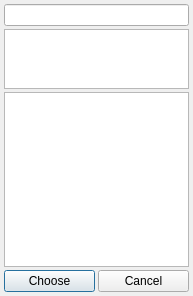
<ui version="4.0" >
 <class>customStatusDialogClass</class>
 <widget class="QDialog" name="customStatusDialogClass" >
  <property name="geometry" >
   <rect>
    <x>0</x>
    <y>0</y>
    <width>193</width>
    <height>296</height>
   </rect>
  </property>
  <property name="windowTitle" >
   <string>Custom status</string>
  </property>
  <property name="windowIcon" >
   <iconset resource="../../../qutim.qrc" >
    <normaloff>:/icons/crystal_project/statuses.png</normaloff>:/icons/crystal_project/statuses.png</iconset>
  </property>
  <layout class="QGridLayout" >
   <property name="margin" >
    <number>4</number>
   </property>
   <property name="spacing" >
    <number>3</number>
   </property>
   <item row="0" column="0" colspan="2" >
    <widget class="QLineEdit" name="captionEdit" >
     <property name="maxLength" >
      <number>30</number>
     </property>
    </widget>
   </item>
   <item row="1" column="0" colspan="2" >
    <widget class="QTextEdit" name="awayEdit" >
     <property name="maximumSize" >
      <size>
       <width>16777215</width>
       <height>60</height>
      </size>
     </property>
     <property name="verticalScrollBarPolicy" >
      <enum>Qt::ScrollBarAlwaysOff</enum>
     </property>
     <property name="horizontalScrollBarPolicy" >
      <enum>Qt::ScrollBarAlwaysOff</enum>
     </property>
    </widget>
   </item>
   <item row="2" column="0" colspan="2" >
    <widget class="QListWidget" name="iconList" >
     <property name="showDropIndicator" stdset="0" >
      <bool>false</bool>
     </property>
     <property name="dragDropMode" >
      <enum>QAbstractItemView::NoDragDrop</enum>
     </property>
     <property name="movement" >
      <enum>QListView::Static</enum>
     </property>
     <property name="spacing" >
      <number>5</number>
     </property>
     <property name="viewMode" >
      <enum>QListView::IconMode</enum>
     </property>
    </widget>
   </item>
   <item row="3" column="0" >
    <widget class="QPushButton" name="chooseButton" >
     <property name="text" >
      <string>Choose</string>
     </property>
     <property name="icon" >
      <iconset resource="../../../qutim.qrc" >
       <normaloff>:/icons/crystal_project/apply.png</normaloff>:/icons/crystal_project/apply.png</iconset>
     </property>
    </widget>
   </item>
   <item row="3" column="1" >
    <widget class="QPushButton" name="cancelButton" >
     <property name="text" >
      <string>Cancel</string>
     </property>
     <property name="icon" >
      <iconset resource="../../../qutim.qrc" >
       <normaloff>:/icons/crystal_project/cancel.png</normaloff>:/icons/crystal_project/cancel.png</iconset>
     </property>
    </widget>
   </item>
  </layout>
 </widget>
 <layoutdefault spacing="6" margin="11" />
 <resources>
  <include location="../../../qutim.qrc" />
 </resources>
 <connections>
  <connection>
   <sender>cancelButton</sender>
   <signal>clicked()</signal>
   <receiver>customStatusDialogClass</receiver>
   <slot>reject()</slot>
   <hints>
    <hint type="sourcelabel" >
     <x>170</x>
     <y>260</y>
    </hint>
    <hint type="destinationlabel" >
     <x>194</x>
     <y>260</y>
    </hint>
   </hints>
  </connection>
 </connections>
</ui>
